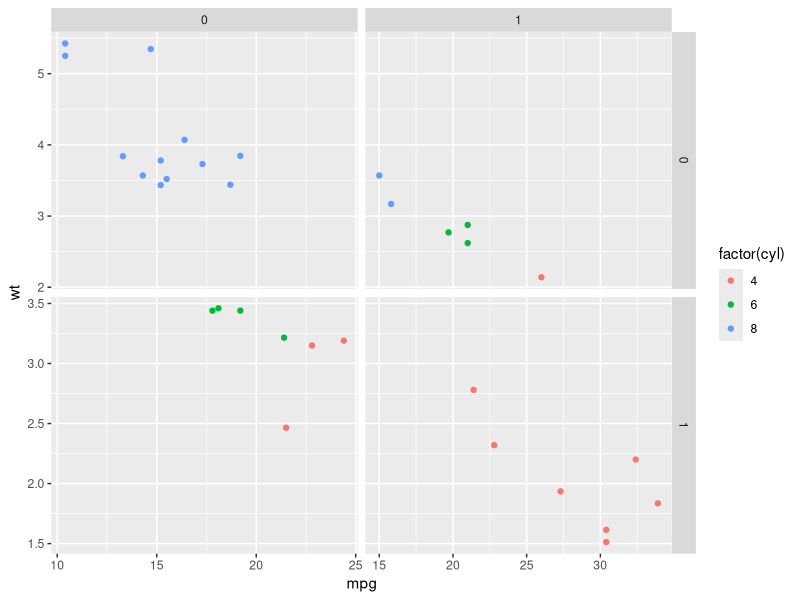

Source code (R):
#+++++++++++++++++++++++++++++++++++++++++++++++++++++++++++++++++++++++++++++++
#
#
# FileName:           datatable_ggplot00.R
# FileDescription:
#                 Create data.table object and the data is ploted with ggplot
#
# Reference:
# http://stackoverflow.com/questions/41536406/
# how-to-apply-separate-coord-cartesian-to-zoom-in-into-individual-panels-of-a
#
#+++++++++++++++++++++++++++++++++++++++++++++++++++++++++++++++++++++++++++++++
# Miguel P. Xochicale [http://mxochicale.github.io]
# Doctoral Researcher in Human-Robot Interaction
# University of Birmingham, U.K. (2014-2018)
#+++++++++++++++++++++++++++++++++++++++++++++++++++++++++++++++++++++++++++++++


library(data.table)
library(ggplot2)

mt <- ggplot(mtcars, aes(mpg, wt, colour=factor(cyl) )  ) +
      geom_point() +
      facet_grid(vs ~ am, scales = "free")
      # +
      # coord_cartesian(ylim=c(3,5))

mt
